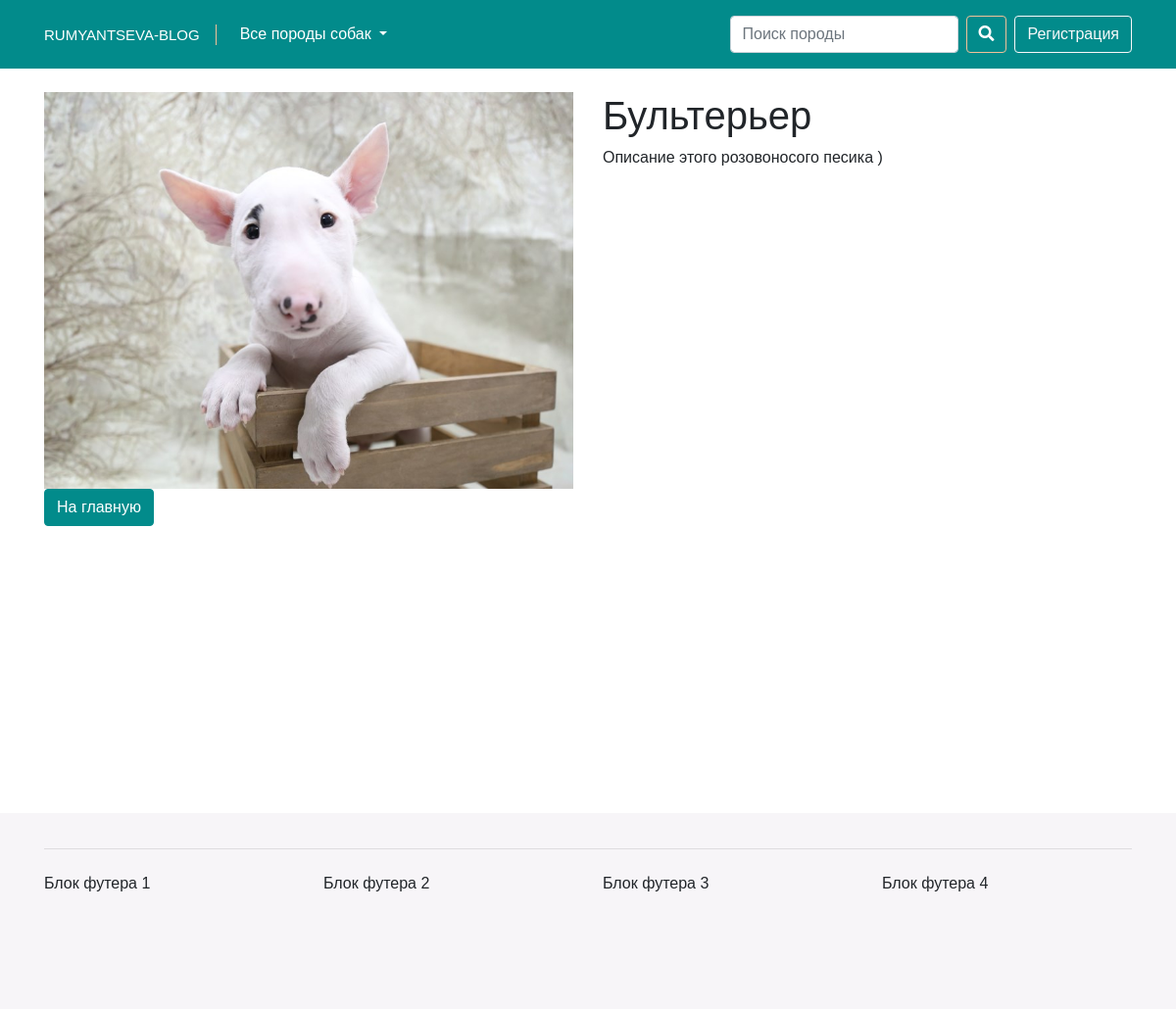
/details.php?id=45, run on an earlier commit of the app's database.
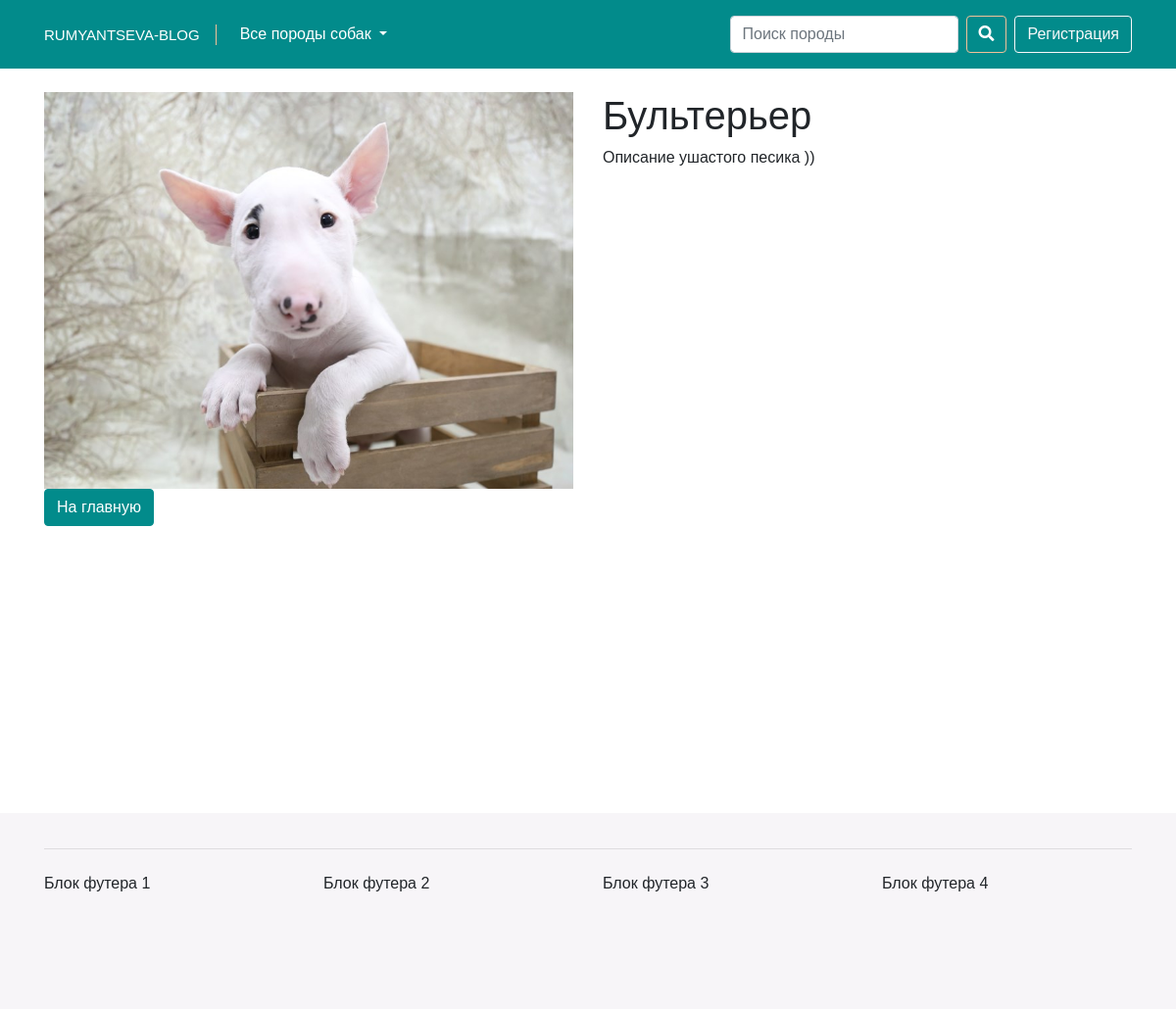
And on a later commit of the database.
### tables this page shows
CREATE TABLE `breeds` (
  `id` int(11) NOT NULL,
  `title` varchar(255) DEFAULT NULL,
  `content` text,
  `category_id` int(11) DEFAULT NULL,
  `author_id` int(11) DEFAULT NULL,
  `image` varchar(255) DEFAULT NULL,
  `date` timestamp NULL DEFAULT CURRENT_TIMESTAMP,
  `status` int(1) NOT NULL DEFAULT '1',
  `short_content` varchar(255) NOT NULL
);

### details.php (the view, shortened to what this page needs)
<?php
$pdo = new PDO ("mysql:host=localhost;dbname=myblogloc;charset=utf8", "root", "root");
$statement = $pdo->prepare("SELECT * FROM breeds WHERE id=:id");
$statement->bindParam(":id", $_GET['id']);
$statement->execute();
$breed = $statement->fetch(PDO::FETCH_ASSOC);
?>
<!doctype html>
<html lang="ru">
<head>
	<link rel="stylesheet" href="https://stackpath.bootstrapcdn.com/bootstrap/4.1.3/css/bootstrap.min.css">
	<link rel="stylesheet" href="css/style.css">
	<link rel="stylesheet" href="https://use.fontawesome.com/releases/v5.6.3/css/all.css">
</head>
<body>
<nav class="navbar navbar-expand-lg navbar-dark bg-nav-custom sticky-top">
	<div class="container">
		<a class="navbar-brand navbar-brand-custom" href="/">Rumyantseva-blog</a>
		<div class="collapse navbar-collapse" id="navbarText">
			<ul class="navbar-nav mr-auto">
				<li class="nav-item dropdown active">
					<a class="nav-link dropdown-toggle" href="/" id="navbarDropdown" role="button" data-toggle="dropdown" aria-haspopup="true" aria-expanded="false">
						Все породы собак<span class="sr-only">(current)</span>
					</a>
				</li>
			</ul>
		</div>
		<form class="form-inline my-2 my-lg-0">
			<input class="form-control mr-sm-2" type="search" placeholder="Поиск породы" aria-label="Search">
			<button class="btn btn-outline-success btn-outline-custom my-2 my-sm-0" type="submit"><i class="fas fa-search"></i></button>
		</form>
		<span class="navbar-text ml-lg-2"><button type="button" class="btn btn-outline-light">Регистрация</button></span>
	</div>
</nav>
<div class="section pt-4">
	<div class="container">
		<div class="row">
			<div class="col-md-6">
				<div class="img-wrap">
					<img src="uploads/<?= $breed['image'];?>" alt="">
				</div>
			</div>
			<div class="col-md-6">
				<h1><?= $breed["title"]?></h1>
				<p><?= $breed["content"]?></p>
			</div>
		</div>
		<div class="row">
			<div class="col-12">
				<a class="btn btn-custom" href="/">На главную</a>
			</div>
		</div>
			</div>
		</div>
<footer class="footer">
	<div class="container">
		<hr class="my-4">
		<div class="row">
			<div class="col-3">Блок футера 1</div>
			<div class="col-3">Блок футера 2</div>
			<div class="col-3">Блок футера 3</div>
			<div class="col-3">Блок футера 4</div>
		</div>
	</div>
</footer>
</body>
</html>

What changed in the data, as far as the page shows it:
changed breeds "Бультерьер": content "Описание этого розовоносого песика )" → "Описание ушастого песика ))"
